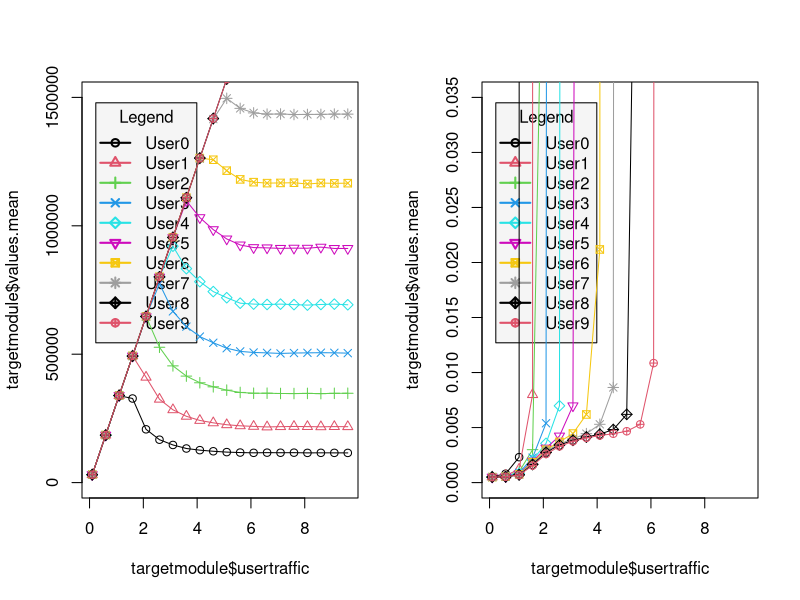

Write R code to recreate this figure.
confidence <- function(mean, stdev, n) {
	error <- qt(0.975,df=n-1)*stdev/sqrt(n)
	down <- mean-error
	up <- mean+error
	return(c("confmin"=down, "confmax"=up))
}

plotUserThroughput <- function(xdata, ydata, mainlabel, xlabel, ylabel) {
	plot.default(xdata, ydata, type='n', yaxt = 'n', main=mainlabel, xlab=xlabel, ylab=ylabel)
	lines(xdata, ydata, yaxt = 'n')

	globaltrafficTicks = axTicks(2)
	axis(2, at = globaltrafficTicks, labels = formatC(globaltrafficTicks, format = 'd'))

	# mean constant line
	abline(max(as.numeric(ydata)),0, col="red")
}

BinomialCQI_csv <- read.csv(file="data_binom.csv", header=TRUE, sep=",")

AllThroughputBits <- BinomialCQI_csv[BinomialCQI_csv$type=="scalar" & BinomialCQI_csv$name=="throughputBits:last", c("run", "module", "value")]
colnames(AllThroughputBits)[3] <- "throughput"
AllThroughputBits$throughput <- as.numeric(as.character(AllThroughputBits$throughput))

AllResponseTimes <- BinomialCQI_csv[BinomialCQI_csv$type=="scalar" & BinomialCQI_csv$name=="responseTime:mean", c("run", "module", "value")]
colnames(AllResponseTimes)[3] <- "responsetime"
AllResponseTimes$responsetime <- as.numeric(as.character(AllResponseTimes$responsetime))

AllRepetitions <- BinomialCQI_csv[BinomialCQI_csv$type=="runattr" & BinomialCQI_csv$attrname=="repetition", c("run", "attrvalue")]
colnames(AllRepetitions)[2] <- "repetition"
AllRepetitions$repetition <- as.numeric(as.character(AllRepetitions$repetition))

AllUserLambdas <- BinomialCQI_csv[BinomialCQI_csv$type=="itervar" & BinomialCQI_csv$attrname=="usertraffic", c("run", "attrvalue")]
colnames(AllUserLambdas)[2] <- "usertraffic"
AllUserLambdas$usertraffic <- as.numeric(as.character(AllUserLambdas$usertraffic))

temp_merge1 <- merge(AllUserLambdas, AllRepetitions)

## Throughput (on usertraffic variation)
throughput_mergedScalars <- merge(temp_merge1, AllThroughputBits)

# group by lambda and client. Compute mean and stdev for throughput values
agg_clients <- do.call(data.frame, aggregate(list(values=throughput_mergedScalars$throughput),
	by = list(module=throughput_mergedScalars$module, usertraffic=throughput_mergedScalars$usertraffic),
	function(x) c(mean=mean(x), stdev=sd(x), samples=length(x), confidence(mean(x), sd(x), length(x)))))

X11(width=14, height=7)
par(mfrow=c(1,2))

for (clientindex in 0:9){
	targetmodule = agg_clients[agg_clients$module == sprintf("CellularNetwork.users[%d]",clientindex),]
	#print(targetmodule)
	if(clientindex==0)
	{
		plot(x=targetmodule$usertraffic, y=targetmodule$values.mean, type='n', yaxt = 'n', ylim=c(0,1500000),
			mainlabel="Users Throughput", xlabel="Rate", ylabel="Throughput")
		legend("topleft", inset=.05, cex = 1, title="Legend", c("User0","User1","User2","User3","User4","User5","User6","User7","User8","User9"), 
			lty=c(1,1), lwd=c(2,2), pch=1:10, col=1:10, bg="grey96")
	}

	lines(targetmodule$usertraffic, targetmodule$values.mean, yaxt = 'n', col=clientindex+1);
	points(targetmodule$usertraffic, targetmodule$values.mean, yaxt = 'n', pch=clientindex+1, col=clientindex+1);
}

globaltrafficTicks = axTicks(2)
axis(2, at = globaltrafficTicks, labels = formatC(globaltrafficTicks, format = 'd'))

## Response time (on usertraffic variation)
responsetime_mergedScalars <- merge(temp_merge1, AllResponseTimes)

# group by lambda and client. Compute mean and stdev for responsetime values
responsetime_agg_clients <- do.call(data.frame, aggregate(list(values=responsetime_mergedScalars$responsetime),
	by = list(module=responsetime_mergedScalars$module, usertraffic=responsetime_mergedScalars$usertraffic),
	function(x) c(mean=mean(x), stdev=sd(x), samples=length(x), confidence(mean(x), sd(x), length(x)))))

for (clientindex in 0:9){
	targetmodule = responsetime_agg_clients[responsetime_agg_clients$module == sprintf("CellularNetwork.users[%d]",clientindex),]
	#print(targetmodule)
	if(clientindex==0)
	{
		plot(x=targetmodule$usertraffic, y=targetmodule$values.mean, type='n', ylim=c(0,0.035),
			mainlabel="Users Response Time", xlabel="Rate", ylabel="Response Time")
		legend("topleft", inset=.05, cex = 1, title="Legend", c("User0","User1","User2","User3","User4","User5","User6","User7","User8","User9"), 
			lty=c(1,1), lwd=c(2,2), pch=1:10, col=1:10, bg="grey96")
	}

	lines(targetmodule$usertraffic, targetmodule$values.mean, yaxt = 'n', col=clientindex+1);
	points(targetmodule$usertraffic, targetmodule$values.mean, yaxt = 'n', pch=clientindex+1, col=clientindex+1);
}

#globaltrafficTicks = axTicks(2)
#axis(2, at = globaltrafficTicks, labels = formatC(globaltrafficTicks, format = 'd'))

# compute global antenna traffic summing all client traffics
#agg_globaltraffic <- aggregate(list(throughputbits=agg_clients$values.mean), by = list(usertraffic=agg_clients$usertraffic), sum)

#plotUserThroughput(agg_globaltraffic$usertraffic, agg_globaltraffic$throughputbits,
#	mainlabel="Global Antenna Throughput", xlabel="Rate", ylabel="Throughput")

b <- scan("stdin", character(), n=1)